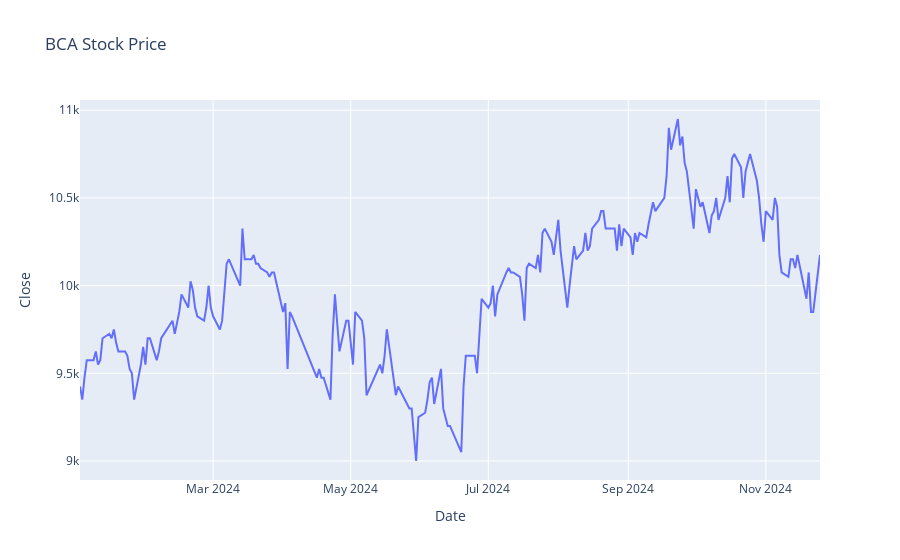

The notebook cell this image was saved under:
### Code cell
fig = px.line(data, x = 'Date', y = 'Close', title='BCA Stock Price')
fig.show()

### Figure 1 — Plotly figure (JSON) as saved in the notebook; plotly's stock layout.template omitted (floating-point values rounded to 4 significant figures; data arrays with more than 128 entries replaced by an {"elided": "..."} marker saying what was removed)
{"data": [{"hovertemplate": "Date=%{x}<br>Close=%{y}<extra></extra>", "legendgroup": "", "line": {"color": "#636efa", "dash": "solid"}, "marker": {"symbol": "circle"}, "mode": "lines", "name": "", "orientation": "v", "showlegend": false, "type": "scatter", "x": {"elided": "215 str values"}, "xaxis": "x", "y": {"elided": "215 int values"}, "yaxis": "y"}], "layout": {"legend": {"tracegroupgap": 0}, "title": {"text": "BCA Stock Price"}, "xaxis": {"anchor": "y", "domain": [0, 1], "title": {"text": "Date"}}, "yaxis": {"anchor": "x", "domain": [0, 1], "title": {"text": "Close"}}}}
